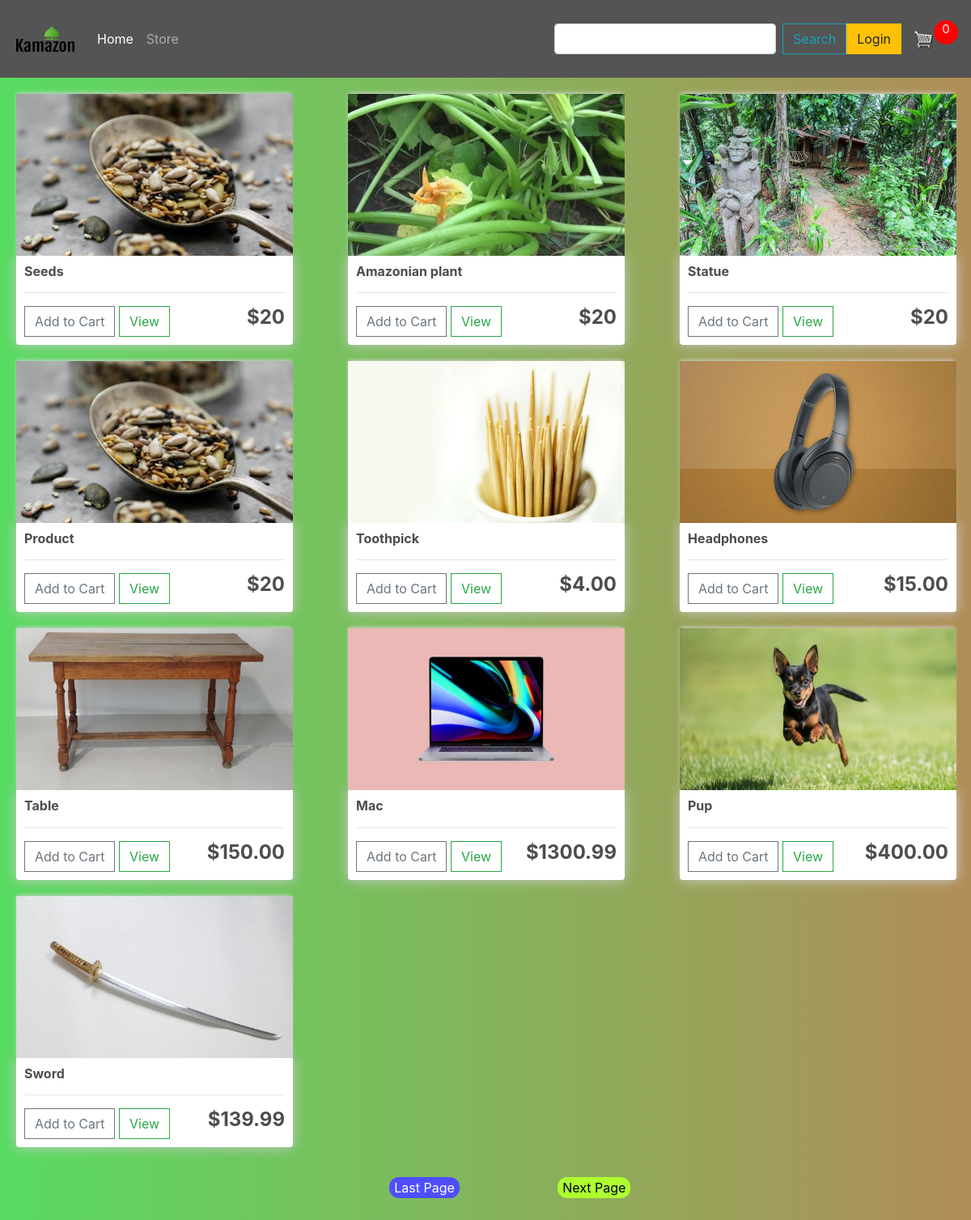
The page / on the database its author committed.
### store/models.py (models this page shows, shortened)
class Product(models.Model):
    name = models.CharField(max_length=200, null=True)
    price = models.DecimalField(max_digits=7, decimal_places=2)
    digital = models.BooleanField(default=False, null=True, blank=False)
    image = models.ImageField(null=True, blank= True)
    @property
    def imageURL(self):
        try:
            url = self.image.url
        except:
            url=''
        return url

### store/views.py (the view)
# urls.py: path('', include('store.urls'))
def store(request):
	data = cartData(request)
	cartItems = data['cartItems']
	order = data['order']
	items = data['items']
	products = Product.objects.all()
	context = {'products':products, 'cartItems':cartItems}
	return render(request, 'store/store.html', context)

### store/utils.py (called while the page is built, shortened)
def cookieCart(request):
	try:
		cart = json.loads(request.COOKIES['cart'])
	except:
		cart = {}
		print('CART:', cart)
	items = []
	order = {'get_cart_total':0, 'get_cart_items':0, 'shipping':False}
	cartItems = order['get_cart_items']
	return {'cartItems':cartItems ,'order':order, 'items':items}

def cartData(request):
	if request.user.is_authenticated:
		customer = request.user.customer
		order, created = Order.objects.get_or_create(customer=customer, complete=False)
		items = order.orderitem_set.all()
		cartItems = order.get_cart_items
	else:
		cookieData = cookieCart(request)
		cartItems = cookieData['cartItems']
		order = cookieData['order']
		items = cookieData['items']
	return {'cartItems':cartItems ,'order':order, 'items':items}

### store/templates/store/store.html
{% extends 'store/main.html' %}
{% load static %}
{% block content %}
	<div class="row">
		<div class="col-lg-4">
			<img class="thumbnail" src="{% static 'store/images/seeds-640.jpeg' %}" >
			<div class="box-element product">
				<h6><strong>Seeds</strong></h6>
				<hr>
				<button  class="btn btn-outline-secondary add-btn">Add to Cart</button>
				<a class="btn btn-outline-success" href="#">View</a>
				<h4 style="display: inline-block; float: right "><strong>$20</strong></h4>
			</div>
		</div>
		<div class="col-lg-4">
			<img class="thumbnail" src="{% static 'store/images/plant-640.jpg' %}">
			<div class="box-element product">
				<h6><strong>Amazonian plant</strong></h6>
				<hr>
				<button  class="btn btn-outline-secondary add-btn">Add to Cart</button>
				<a class="btn btn-outline-success" href="#">View</a>
				<h4 style="display: inline-block; float: right"><strong>$20</strong></h4>
			</div>
		</div>
		<div class="col-lg-4">
			<img class="thumbnail" src="{% static 'store/images/statue-640.jpg' %}">
			<div class="box-element product">
				<h6><strong>Statue</strong></h6>
				<hr>
				<button  class="btn btn-outline-secondary add-btn">Add to Cart</button>
				<a class="btn btn-outline-success" href="#">View</a>
				<h4 style="display: inline-block; float: right"><strong>$20</strong></h4>
			</div>
		</div>
    </div>
    <div class="row">
		<div class="col-lg-4">
			<img class="thumbnail" src="{% static 'store/images/seeds-640.jpeg' %}">
			<div class="box-element product">
				<h6><strong>Product</strong></h6>
				<hr>
				<button  class="btn btn-outline-secondary add-btn">Add to Cart</button>
				<a class="btn btn-outline-success" href="#">View</a>
				<h4 style="display: inline-block; float: right"><strong>$20</strong></h4>
			</div>
		</div>
		{% for product in products %}
		<div class="col-lg-4">
			<img class="thumbnail" src="{{product.imageURL}}">
			<div class="box-element product">
				<h6><strong>{{product.name}}</strong></h6>
				<hr>
				<button data-product={{product.id}} data-action="add"  class="btn btn-outline-secondary add-btn update-cart">Add to Cart</button>
				<a class="btn btn-outline-success" href="#">View</a>
				<h4 style="display: inline-block; float: right"><strong>${{product.price|floatformat:2}}</strong></h4>
			</div>
		</div>
		{% endfor %}
	</div>
    <div class="change-page">
        <a href=""></a><button class="last-page">Last Page </button></a>
        <a href=""></a><button class="next-page">Next Page </button></a>
	</div>
{% endblock content %}

### store/static/store/css/main.css (style rules this page uses)
body { background: linear-gradient(to right, rgb(88, 219, 97), rgb(177, 141, 87)); width: 100%; }
h1,h2,h3,h4,h5,h6 { color:hsl(0, 0%, 30%); }
.box-element { box-shadow:hsl(0, 0%, 80%) 0 0 16px; background-color: #fff; border-radius: 4px; padding: 10px; width: 90%; margin-left: 20px; }
.thumbnail { width: 90%; height: 200px; -webkit-box-shadow: -1px -3px 5px -2px rgba(214,214,214,1); -moz-box-shadow: -1px -3px 5px -2px rgba(214,214,214,1); box-shadow: -1px -3px 5px -2px rgba(214,214,214,1); margin-left: 20px; }
.product { border-radius: 0 0 4px 4px; }
.col-lg-4, .col-lg-6, .col-lg-8, .col-lg-12 { margin-top: 20px; width: 100%; }
.btn { border-radius: 0; }
.change-page { display: flex; height: 100px; width: 40%; margin-left: 30%; margin-right: 30%; flex-direction: row; justify-content: space-evenly; align-items: center; }
.next-page { display: flex; background-color: greenyellow; color: black; border: none; border-radius: 12px; }
.last-page { display: flex; background-color: rgb(78, 78, 255); color: white; border: none; border-radius: 12px; }

### store/templates/store/main.html (style rules this page uses)
body { background: linear-gradient(to right, rgb(88, 219, 97), rgb(177, 141, 87)); width: 100%; }
h1,h2,h3,h4,h5,h6 { color:hsl(0, 0%, 30%); }
.box-element { box-shadow:hsl(0, 0%, 80%) 0 0 16px; background-color: #fff; border-radius: 4px; padding: 10px; width: 90%; margin-left: 20px; }
.thumbnail { width: 90%; height: 200px; -webkit-box-shadow: -1px -3px 5px -2px rgba(214,214,214,1); -moz-box-shadow: -1px -3px 5px -2px rgba(214,214,214,1); box-shadow: -1px -3px 5px -2px rgba(214,214,214,1); margin-left: 20px; }
.product { border-radius: 0 0 4px 4px; }
.col-lg-4, .col-lg-6, .col-lg-8, .col-lg-12 { margin-top: 20px; width: 100%; }
.btn { border-radius: 0; }
.change-page { display: flex; height: 100px; width: 40%; margin-left: 30%; margin-right: 30%; flex-direction: row; justify-content: space-evenly; align-items: center; }
.next-page { display: flex; background-color: greenyellow; color: black; border: none; border-radius: 12px; }
.last-page { display: flex; background-color: rgb(78, 78, 255); color: white; border: none; border-radius: 12px; }

### rows shown on the page
Product: imageURL (picture), name "Toothpick", price "4.00"
Product: imageURL (picture), name "Headphones", price "15.00"
Product: imageURL (picture), name "Table", price "150.00"
Product: imageURL (picture), name "Mac", price "1300.99"
Product: imageURL (picture), name "Pup", price "400.00"
Product: imageURL (picture), name "Sword", price "139.99"

### other values the page prints
{{ cartItems }} "0"
